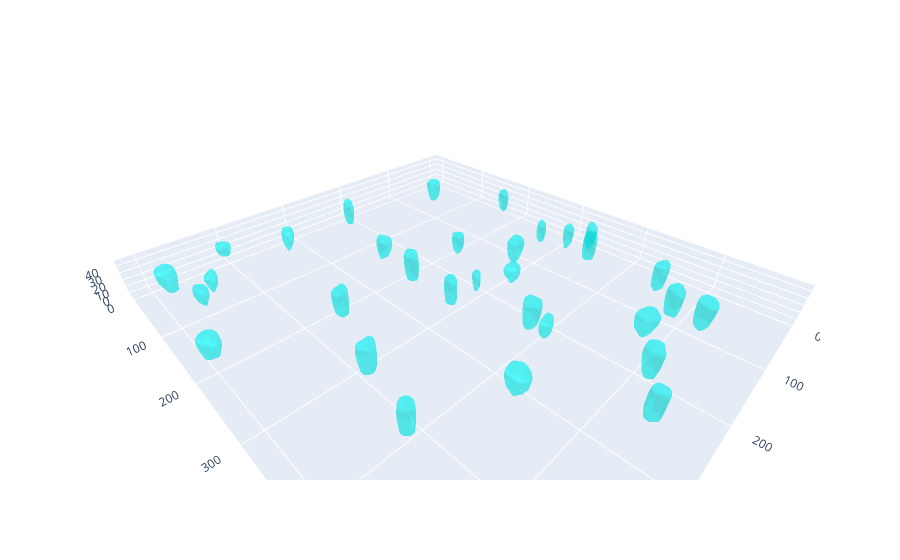

This figure's notebook cell:
### Code cell
bound = find_boundaries(labels==1,mode="outer")
x = [i[0] for i in np.argwhere(bound)]
y = [i[1] for i in np.argwhere(bound)]
z = [i[2] for i in np.argwhere(bound)]
data=[go.Mesh3d(x=z, y=y, z=x, alphahull=0,opacity=0.4,color="cyan")]


for j in range(2,36):
    bound = find_boundaries(labels==j,mode="outer")
    x1 = [i[0] for i in np.argwhere(bound)]
    y1 = [i[1] for i in np.argwhere(bound)]
    z1 = [i[2] for i in np.argwhere(bound)]
    data=data+[go.Mesh3d(x=z1, y=y1, z=x1, alphahull=0,opacity=0.4,color="cyan")]


fig = go.Figure(data=data)
fig.update_layout(scene_aspectmode="data")

fig.show()

### Figure 1 — Plotly figure (JSON) as saved in the notebook; plotly's stock layout.template omitted (floating-point values rounded to 4 significant figures; data arrays with more than 128 entries replaced by an {"elided": "..."} marker saying what was removed)
{"data": [{"alphahull": 0, "color": "cyan", "opacity": 0.4, "type": "mesh3d", "x": {"elided": "1708 int values"}, "y": {"elided": "1708 int values"}, "z": {"elided": "1708 int values"}}, {"alphahull": 0, "color": "cyan", "opacity": 0.4, "type": "mesh3d", "x": {"elided": "2098 int values"}, "y": {"elided": "2098 int values"}, "z": {"elided": "2098 int values"}}, {"alphahull": 0, "color": "cyan", "opacity": 0.4, "type": "mesh3d", "x": {"elided": "753 int values"}, "y": {"elided": "753 int values"}, "z": {"elided": "753 int values"}}, {"alphahull": 0, "color": "cyan", "opacity": 0.4, "type": "mesh3d", "x": {"elided": "1900 int values"}, "y": {"elided": "1900 int values"}, "z": {"elided": "1900 int values"}}, {"alphahull": 0, "color": "cyan", "opacity": 0.4, "type": "mesh3d", "x": {"elided": "1922 int values"}, "y": {"elided": "1922 int values"}, "z": {"elided": "1922 int values"}}, {"alphahull": 0, "color": "cyan", "opacity": 0.4, "type": "mesh3d", "x": {"elided": "1376 int values"}, "y": {"elided": "1376 int values"}, "z": {"elided": "1376 int values"}}, {"alphahull": 0, "color": "cyan", "opacity": 0.4, "type": "mesh3d", "x": {"elided": "2112 int values"}, "y": {"elided": "2112 int values"}, "z": {"elided": "2112 int values"}}, {"alphahull": 0, "color": "cyan", "opacity": 0.4, "type": "mesh3d", "x": {"elided": "1434 int values"}, "y": {"elided": "1434 int values"}, "z": {"elided": "1434 int values"}}, {"alphahull": 0, "color": "cyan", "opacity": 0.4, "type": "mesh3d", "x": {"elided": "1497 int values"}, "y": {"elided": "1497 int values"}, "z": {"elided": "1497 int values"}}, {"alphahull": 0, "color": "cyan", "opacity": 0.4, "type": "mesh3d", "x": {"elided": "2374 int values"}, "y": {"elided": "2374 int values"}, "z": {"elided": "2374 int values"}}, {"alphahull": 0, "color": "cyan", "opacity": 0.4, "type": "mesh3d", "x": {"elided": "962 int values"}, "y": {"elided": "962 int values"}, "z": {"elided": "962 int values"}}, {"alphahull": 0, "color": "cyan", "opacity": 0.4, "type": "mesh3d", "x": {"elided": "1826 int values"}, "y": {"elided": "1826 int values"}, "z": {"elided": "1826 int values"}}, {"alphahull": 0, "color": "cyan", "opacity": 0.4, "type": "mesh3d", "x": {"elided": "1178 int values"}, "y": {"elided": "1178 int values"}, "z": {"elided": "1178 int values"}}, {"alphahull": 0, "color": "cyan", "opacity": 0.4, "type": "mesh3d", "x": {"elided": "1249 int values"}, "y": {"elided": "1249 int values"}, "z": {"elided": "1249 int values"}}, {"alphahull": 0, "color": "cyan", "opacity": 0.4, "type": "mesh3d", "x": {"elided": "1460 int values"}, "y": {"elided": "1460 int values"}, "z": {"elided": "1460 int values"}}, {"alphahull": 0, "color": "cyan", "opacity": 0.4, "type": "mesh3d", "x": {"elided": "1353 int values"}, "y": {"elided": "1353 int values"}, "z": {"elided": "1353 int values"}}, {"alphahull": 0, "color": "cyan", "opacity": 0.4, "type": "mesh3d", "x": {"elided": "2177 int values"}, "y": {"elided": "2177 int values"}, "z": {"elided": "2177 int values"}}, {"alphahull": 0, "color": "cyan", "opacity": 0.4, "type": "mesh3d", "x": {"elided": "1213 int values"}, "y": {"elided": "1213 int values"}, "z": {"elided": "1213 int values"}}, {"alphahull": 0, "color": "cyan", "opacity": 0.4, "type": "mesh3d", "x": {"elided": "1764 int values"}, "y": {"elided": "1764 int values"}, "z": {"elided": "1764 int values"}}, {"alphahull": 0, "color": "cyan", "opacity": 0.4, "type": "mesh3d", "x": {"elided": "2221 int values"}, "y": {"elided": "2221 int values"}, "z": {"elided": "2221 int values"}}, {"alphahull": 0, "color": "cyan", "opacity": 0.4, "type": "mesh3d", "x": {"elided": "1945 int values"}, "y": {"elided": "1945 int values"}, "z": {"elided": "1945 int values"}}, {"alphahull": 0, "color": "cyan", "opacity": 0.4, "type": "mesh3d", "x": {"elided": "2140 int values"}, "y": {"elided": "2140 int values"}, "z": {"elided": "2140 int values"}}, {"alphahull": 0, "color": "cyan", "opacity": 0.4, "type": "mesh3d", "x": {"elided": "1840 int values"}, "y": {"elided": "1840 int values"}, "z": {"elided": "1840 int values"}}, {"alphahull": 0, "color": "cyan", "opacity": 0.4, "type": "mesh3d", "x": {"elided": "777 int values"}, "y": {"elided": "777 int values"}, "z": {"elided": "777 int values"}}, {"alphahull": 0, "color": "cyan", "opacity": 0.4, "type": "mesh3d", "x": {"elided": "2037 int values"}, "y": {"elided": "2037 int values"}, "z": {"elided": "2037 int values"}}, {"alphahull": 0, "color": "cyan", "opacity": 0.4, "type": "mesh3d", "x": {"elided": "2010 int values"}, "y": {"elided": "2010 int values"}, "z": {"elided": "2010 int values"}}, {"alphahull": 0, "color": "cyan", "opacity": 0.4, "type": "mesh3d", "x": {"elided": "2205 int values"}, "y": {"elided": "2205 int values"}, "z": {"elided": "2205 int values"}}, {"alphahull": 0, "color": "cyan", "opacity": 0.4, "type": "mesh3d", "x": {"elided": "1053 int values"}, "y": {"elided": "1053 int values"}, "z": {"elided": "1053 int values"}}, {"alphahull": 0, "color": "cyan", "opacity": 0.4, "type": "mesh3d", "x": {"elided": "2240 int values"}, "y": {"elided": "2240 int values"}, "z": {"elided": "2240 int values"}}, {"alphahull": 0, "color": "cyan", "opacity": 0.4, "type": "mesh3d", "x": {"elided": "2239 int values"}, "y": {"elided": "2239 int values"}, "z": {"elided": "2239 int values"}}, {"alphahull": 0, "color": "cyan", "opacity": 0.4, "type": "mesh3d", "x": {"elided": "2118 int values"}, "y": {"elided": "2118 int values"}, "z": {"elided": "2118 int values"}}, {"alphahull": 0, "color": "cyan", "opacity": 0.4, "type": "mesh3d", "x": {"elided": "1765 int values"}, "y": {"elided": "1765 int values"}, "z": {"elided": "1765 int values"}}, {"alphahull": 0, "color": "cyan", "opacity": 0.4, "type": "mesh3d", "x": {"elided": "2349 int values"}, "y": {"elided": "2349 int values"}, "z": {"elided": "2349 int values"}}, {"alphahull": 0, "color": "cyan", "opacity": 0.4, "type": "mesh3d", "x": {"elided": "927 int values"}, "y": {"elided": "927 int values"}, "z": {"elided": "927 int values"}}, {"alphahull": 0, "color": "cyan", "opacity": 0.4, "type": "mesh3d", "x": {"elided": "949 int values"}, "y": {"elided": "949 int values"}, "z": {"elided": "949 int values"}}], "layout": {"scene": {"aspectmode": "data"}}}
